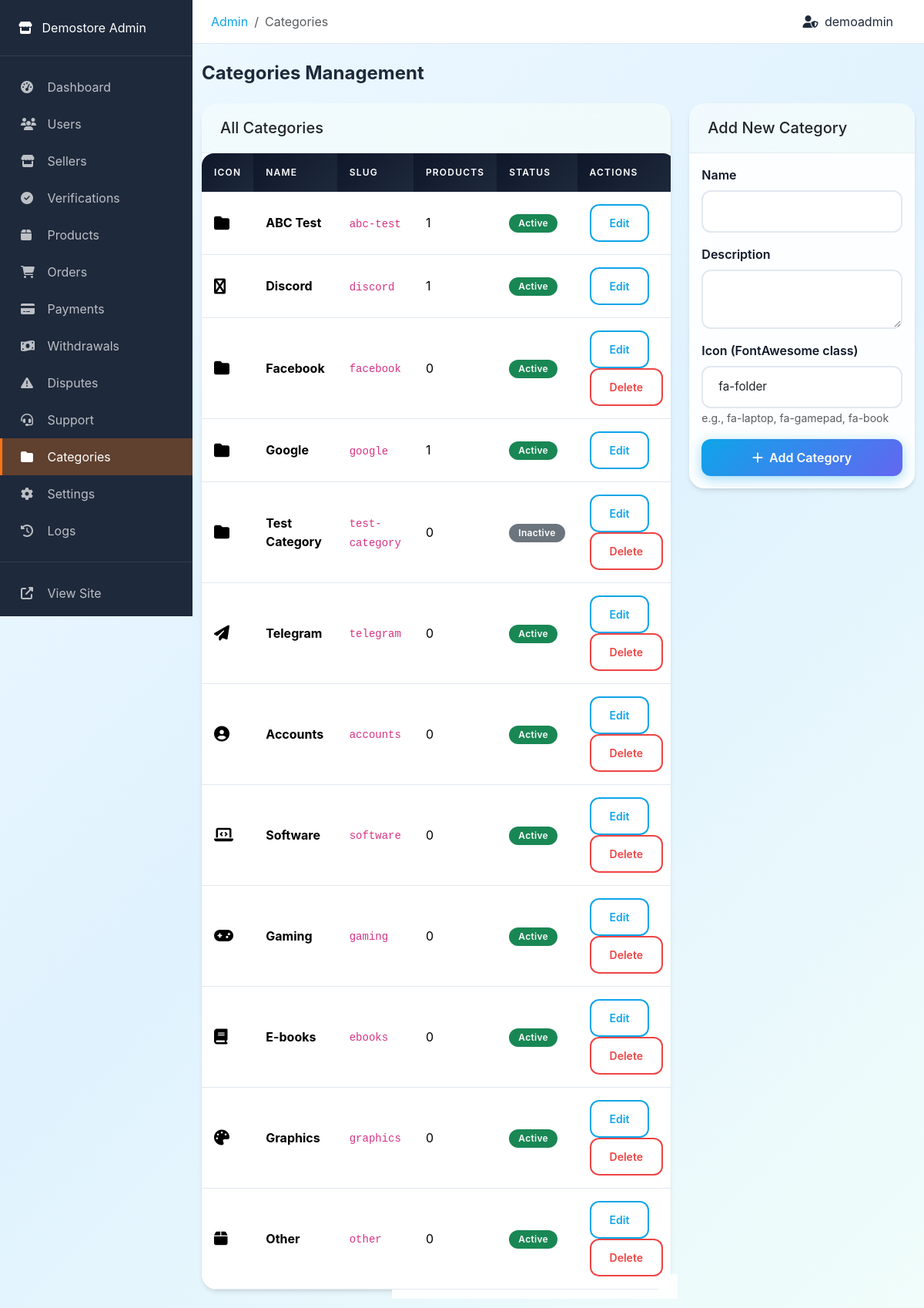
Screenshot of /admin/categories.php (signed in) with the database file from the repository.
### tables this page shows
CREATE TABLE `users` (
  `id` int(10) UNSIGNED NOT NULL,
  `username` varchar(50) NOT NULL,
  `email` varchar(100) NOT NULL,
  `password` varchar(255) NOT NULL,
  `role` enum('admin','seller','buyer') NOT NULL DEFAULT 'buyer',
  `status` enum('active','suspended','banned') NOT NULL DEFAULT 'active',
  `avatar` varchar(255) DEFAULT NULL,
  `created_at` timestamp NOT NULL DEFAULT current_timestamp(),
  `updated_at` timestamp NOT NULL DEFAULT current_timestamp() ON UPDATE current_timestamp(),
  `last_login` timestamp NULL DEFAULT NULL
);

CREATE TABLE `categories` (
  `id` int(10) UNSIGNED NOT NULL,
  `name` varchar(100) NOT NULL,
  `slug` varchar(100) NOT NULL,
  `description` text DEFAULT NULL,
  `icon` varchar(50) DEFAULT NULL,
  `parent_id` int(10) UNSIGNED DEFAULT NULL,
  `sort_order` int(11) DEFAULT 0,
  `status` enum('active','inactive') NOT NULL DEFAULT 'active',
  `created_at` timestamp NOT NULL DEFAULT current_timestamp()
);

### includes/functions.php (called while the page is built, shortened)
<?php
function sanitize($input) {
    return htmlspecialchars(trim($input), ENT_QUOTES, 'UTF-8');
}
function isLoggedIn() {
    return isset($_SESSION['user_id']) && !empty($_SESSION['user_id']);
}
function getCurrentUserId() {
    return $_SESSION['user_id'] ?? null;
}
function getCurrentUser() {
    return db()->fetch("SELECT * FROM users WHERE id = ?", [getCurrentUserId()]);
}

### config/database.php (called while the page is built, shortened)
<?php
class Database {
    private static $instance = null;
    private $connection;
    private function __construct() {
        try {
            $dsn = "mysql:host=" . DB_HOST . ";dbname=" . DB_NAME . ";charset=" . DB_CHARSET;
            $options = [
                PDO::ATTR_ERRMODE => PDO::ERRMODE_EXCEPTION,
                PDO::ATTR_DEFAULT_FETCH_MODE => PDO::FETCH_ASSOC,
                PDO::ATTR_EMULATE_PREPARES => false,
                PDO::MYSQL_ATTR_INIT_COMMAND => "SET NAMES " . DB_CHARSET
            ];
            $this->connection = new PDO($dsn, DB_USER, DB_PASS, $options);
        } catch (PDOException $e) {
            error_log("Database Connection Error: " . $e->getMessage());
            die("Database connection failed. Please try again later.");
        }
    }
    public static function getInstance() {
        if (self::$instance === null) {
            self::$instance = new self();
        }
        return self::$instance;
    }
    public function query($sql, $params = []) {
        try {
            $stmt = $this->connection->prepare($sql);
            $stmt->execute($params);
            return $stmt;
        } catch (PDOException $e) {
            error_log("Query Error: " . $e->getMessage() . " | SQL: " . $sql);
            throw $e;
        }
    }
    public function fetch($sql, $params = []) {
        return $this->query($sql, $params)->fetch();
    }
    public function fetchAll($sql, $params = []) {
        return $this->query($sql, $params)->fetchAll();
    }
}
function db() {
    return Database::getInstance();
}

### admin/categories.php (the view, shortened to what this page needs)
<?php
$categories = db()->fetchAll("
    SELECT c.*, (SELECT COUNT(*) FROM products WHERE category_id = c.id) as product_count
    FROM categories c
    ORDER BY c.sort_order, c.name
");
require_once __DIR__ . '/header.php';
?>
<div class="container-fluid py-4">
    <h4 class="fw-bold mb-4">Categories Management</h4>
    <div class="row">
        <div class="col-lg-8">
            <div class="card">
                <div class="card-header">
                    <h5 class="mb-0">All Categories</h5>
                </div>
                <div class="card-body p-0">
                    <div class="table-responsive">
                        <table class="table table-hover mb-0">
                            <thead>
                                <tr>
                                    <th>Icon</th>
                                    <th>Name</th>
                                    <th>Slug</th>
                                    <th>Products</th>
                                    <th>Status</th>
                                    <th>Actions</th>
                                </tr>
                            </thead>
                            <tbody>
                                <?php foreach ($categories as $cat): ?>
                                    <tr>
                                        <td><i class="fas <?= sanitize($cat['icon']) ?> fa-lg"></i></td>
                                        <td><strong><?= sanitize($cat['name']) ?></strong></td>
                                        <td><code><?= sanitize($cat['slug']) ?></code></td>
                                        <td><?= $cat['product_count'] ?></td>
                                        <td>
                                            <span class="badge bg-<?= $cat['status'] === 'active' ? 'success' : 'secondary' ?>">
                                                <?= ucfirst($cat['status']) ?>
                                            </span>
                                        </td>
                                        <td>
                                            <button type="button" class="btn btn-sm btn-outline-primary"
                                                    data-bs-toggle="modal" data-bs-target="#editModal<?= $cat['id'] ?>">
                                                Edit
                                            </button>
                                            <?php if ($cat['product_count'] == 0): ?>
                                                <form method="POST" action="" class="d-inline">
                                                    <button type="submit" name="delete_category" class="btn btn-sm btn-outline-danger"
                                                            onclick="return confirm('Delete this category?')">
                                                        Delete
                                                    </button>
                                                </form>
                                            <?php endif; ?>
                                        </td>
                                    </tr>
                                <?php endforeach; ?>
                            </tbody>
                        </table>
                    </div>
                </div>
            </div>
        </div>
        <div class="col-lg-4">
            <div class="card">
                <div class="card-header">
                    <h5 class="mb-0">Add New Category</h5>
                </div>
                <div class="card-body">
                    <form method="POST" action="">
                        <div class="mb-3">
                            <label class="form-label">Name</label>
                            <input type="text" class="form-control" name="name" required>
                        </div>
                        <div class="mb-3">
                            <label class="form-label">Description</label>
                            <textarea class="form-control" name="description" rows="2"></textarea>
                        </div>
                        <div class="mb-3">
                            <label class="form-label">Icon (FontAwesome class)</label>
                            <input type="text" class="form-control" name="icon" value="fa-folder" placeholder="fa-folder">
                            <small class="text-muted">e.g., fa-laptop, fa-gamepad, fa-book</small>
                        </div>
                        <button type="submit" name="add_category" class="btn btn-primary w-100">
                            <i class="fas fa-plus me-2"></i>Add Category
                        </button>
                    </form>
                </div>
            </div>
        </div>
    </div>
</div>
<?php require_once __DIR__ . '/footer.php'; ?>

### admin/header.php (shortened to what this page needs)
<?php
$currentUser = getCurrentUser();
?>
<!DOCTYPE html>
<html lang="en">
<head>
    <link href="https://cdn.jsdelivr.net/npm/bootstrap@5.3.2/dist/css/bootstrap.min.css" rel="stylesheet">
    <link href="https://cdnjs.cloudflare.com/ajax/libs/font-awesome/6.4.2/css/all.min.css" rel="stylesheet">
    <link href="<?= ASSETS_URL ?>/css/style.css" rel="stylesheet">
</head>
<body>
    <div class="admin-wrapper">
        <aside class="admin-sidebar">
            <div class="brand">
                <a href="<?= BASE_URL ?>/admin/" class="text-white text-decoration-none">
                    <i class="fas fa-store me-2"></i>
                    <span><?= PLATFORM_NAME ?> Admin</span>
                </a>
            </div>
            <nav class="nav flex-column py-3">
                <a class="nav-link <?= basename($_SERVER['PHP_SELF']) === 'index.php' ? 'active' : '' ?>" href="<?= BASE_URL ?>/admin/">
                    <i class="fas fa-tachometer-alt"></i>
                    <span>Dashboard</span>
                </a>
                <a class="nav-link <?= basename($_SERVER['PHP_SELF']) === 'users.php' ? 'active' : '' ?>" href="<?= BASE_URL ?>/admin/users.php">
                    <i class="fas fa-users"></i>
                    <span>Users</span>
                </a>
                <a class="nav-link <?= basename($_SERVER['PHP_SELF']) === 'sellers.php' ? 'active' : '' ?>" href="<?= BASE_URL ?>/admin/sellers.php">
                    <i class="fas fa-store"></i>
                    <span>Sellers</span>
                </a>
                <a class="nav-link <?= basename($_SERVER['PHP_SELF']) === 'verifications.php' ? 'active' : '' ?>" href="<?= BASE_URL ?>/admin/verifications.php">
                    <i class="fas fa-check-circle"></i>
                    <span>Verifications</span>
                </a>
                <a class="nav-link <?= basename($_SERVER['PHP_SELF']) === 'products.php' ? 'active' : '' ?>" href="<?= BASE_URL ?>/admin/products.php">
                    <i class="fas fa-box"></i>
                    <span>Products</span>
                </a>
                <a class="nav-link <?= basename($_SERVER['PHP_SELF']) === 'orders.php' ? 'active' : '' ?>" href="<?= BASE_URL ?>/admin/orders.php">
                    <i class="fas fa-shopping-cart"></i>
                    <span>Orders</span>
                </a>
                <a class="nav-link <?= basename($_SERVER['PHP_SELF']) === 'payments.php' ? 'active' : '' ?>" href="<?= BASE_URL ?>/admin/payments.php">
                    <i class="fas fa-credit-card"></i>
                    <span>Payments</span>
                </a>
                <a class="nav-link <?= basename($_SERVER['PHP_SELF']) === 'withdrawals.php' ? 'active' : '' ?>" href="<?= BASE_URL ?>/admin/withdrawals.php">
                    <i class="fas fa-money-bill-wave"></i>
                    <span>Withdrawals</span>
                </a>
                <a class="nav-link <?= basename($_SERVER['PHP_SELF']) === 'disputes.php' ? 'active' : '' ?>" href="<?= BASE_URL ?>/admin/disputes.php">
                    <i class="fas fa-exclamation-triangle"></i>
                    <span>Disputes</span>
                </a>
                  <a class="nav-link <?= basename($_SERVER['PHP_SELF']) === 'support.php' ? 'active' : '' ?>" href="<?= BASE_URL ?>/admin/support.php">
                    <i class="fas fa-headset"></i>
                    <span>Support</span>
                </a>
                <a class="nav-link <?= basename($_SERVER['PHP_SELF']) === 'categories.php' ? 'active' : '' ?>" href="<?= BASE_URL ?>/admin/categories.php">
                    <i class="fas fa-folder"></i>
                    <span>Categories</span>
                </a>
                <a class="nav-link <?= basename($_SERVER['PHP_SELF']) === 'settings.php' ? 'active' : '' ?>" href="<?= BASE_URL ?>/admin/settings.php">
                    <i class="fas fa-cog"></i>
                    <span>Settings</span>
                </a>
                <a class="nav-link <?= basename($_SERVER['PHP_SELF']) === 'logs.php' ? 'active' : '' ?>" href="<?= BASE_URL ?>/admin/logs.php">
                    <i class="fas fa-history"></i>
                    <span>Logs</span>
                </a>
                <hr class="my-3 border-secondary">
                <a class="nav-link" href="<?= BASE_URL ?>">
                    <i class="fas fa-external-link-alt"></i>
                    <span>View Site</span>
                </a>
                <a class="nav-link text-danger" href="<?= BASE_URL ?>/auth/logout.php">
                </a>
            </nav>
        </aside>
        <main class="admin-content">
            <div class="admin-topbar d-flex justify-content-between align-items-center">
                <div>
                    <nav aria-label="breadcrumb">
                        <ol class="breadcrumb mb-0">
                            <li class="breadcrumb-item"><a href="<?= BASE_URL ?>/admin/">Admin</a></li>
                            <?php if (basename($_SERVER['PHP_SELF']) !== 'index.php'): ?>
                                <li class="breadcrumb-item active"><?= ucfirst(str_replace('.php', '', basename($_SERVER['PHP_SELF']))) ?></li>
                            <?php endif; ?>
                        </ol>
                    </nav>
                </div>
                <div class="d-flex align-items-center">
                    <span class="me-3">
                        <i class="fas fa-user-shield me-1"></i>
                        <?= sanitize($currentUser['username']) ?>
                    </span>
                </div>
            </div>

### rows the page displays
users: username "demoadmin"
categories: name "ABC Test", slug "abc-test", product_count "1", status "Active"
categories: name "Discord", slug "discord", product_count "1", status "Active"
categories: name "Facebook", slug "facebook", product_count "0", status "Active"
categories: name "Google", slug "google", product_count "1", status "Active"
categories: name "Test Category", slug "test-category", product_count "0", status "Inactive"
categories: name "Telegram", slug "telegram", product_count "0", status "Active"
categories: name "Accounts", slug "accounts", product_count "0", status "Active"
categories: name "Software", slug "software", product_count "0", status "Active"
categories: name "Gaming", slug "gaming", product_count "0", status "Active"
categories: name "E-books", slug "ebooks", product_count "0", status "Active"
categories: name "Graphics", slug "graphics", product_count "0", status "Active"
categories: name "Other", slug "other", product_count "0", status "Active"

### other values shown
PLATFORM_NAME "Demostore"
str_replace('.php', '', basename($_SERVER['PHP_SELF'])) "Categories"
